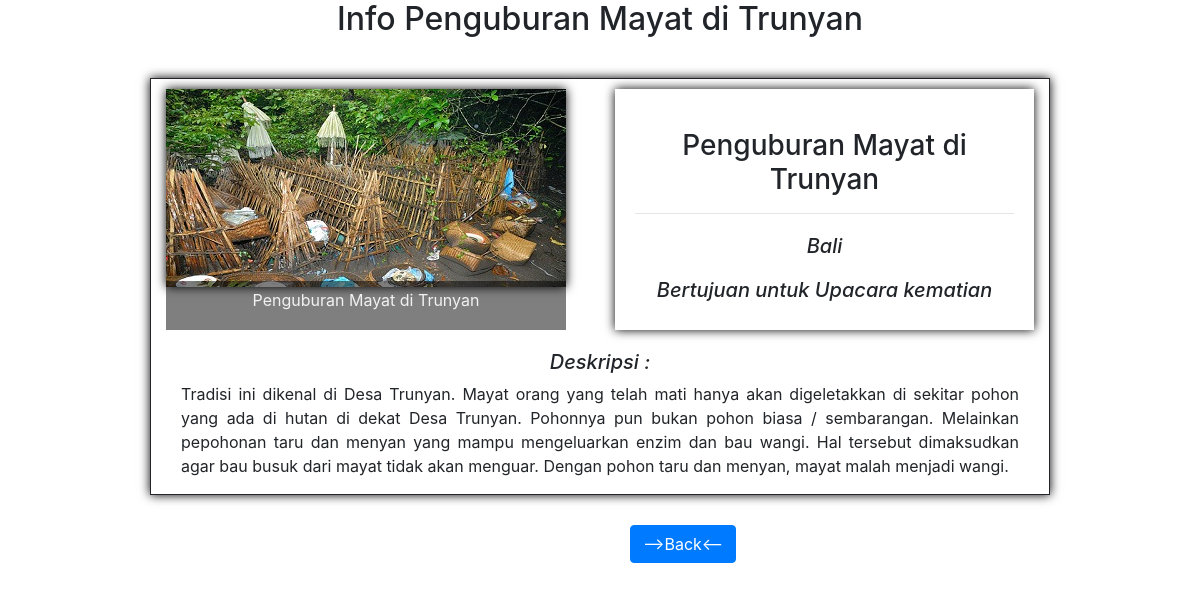
The page /php/profil.php?Id=4 on the database its author committed.
### tables this page shows
CREATE TABLE `budaya_indonesia` (
  `Id` int(11) NOT NULL,
  `Nama` varchar(32) NOT NULL,
  `Berasal` varchar(32) NOT NULL,
  `Tujuan` varchar(32) NOT NULL,
  `Deskripsi` varchar(1024) NOT NULL,
  `Gambar` varchar(32) NOT NULL
);

### helper/functions.php (called while the page is built, shortened)
<?php
function koneksi()
{
	$scann = mysqli_connect("localhost","root","") or die("koneksi Ke DB gagal!");
    mysqli_select_db($scann,"pw_173040121") or die("Database Salah");
return $scann;
}
function query($sql)
{
	$scann = koneksi();
	$results = mysqli_query($scann,"$sql");
	$rows = [];
	while ($row = mysqli_fetch_assoc($results)) {
		$rows[]= $row;
	};
	return $rows;
}
 ?>

### php/profil.php (the view, shortened to what this page needs)
<?php
  require '..\helper\functions.php';
  $id = $_GET['Id'];
  $key = query("SELECT * FROM budaya_indonesia WHERE Id = $id")[0];
 ?>
 <!DOCTYPE html>
 <html>
 <head>
 	<link href="..\assets\css\bootstrap.min.css" rel="stylesheet">
 </head>
 <body>
  <H2 class="text-center">Info <?php echo $key["Nama"]; ?></H2>
  <div class="container">
    <div class="row">
      <div class="col-lg-6" id="container">
        <img style="width:400px;height:198px; "src="..\assets\img\<?php echo $key["Gambar"]; ?>" >
        <div class="content">
          <p class="text-center"><?php echo $key["Nama"] ?></p>
        </div>
      </div>
      <div class="col-lg-6" >
        <div class="card-body" style="box-shadow: 0 0  10px black; margin-top: 10px;">
        <h3 class="text-center card-title"><?php echo $key["Nama"] ?></h3><hr>
          <h5 class="card-title text-center"><?php echo $key["Berasal"]; ?></h5>
           <h5 class="text-center">Bertujuan untuk <?php echo $key["Tujuan"]; ?></h5>
        </div>
      </div>
    </div>
    <div class="col-lg-12 text-justify">
      <h5 class="text-center">Deskripsi :</h5>
      <p><?php echo $key["Deskripsi"]; ?></p>
    </div>
 </div>
 <a href="..\index.php"><button type="button" class="btn btn-primary">-->Back<--</button></a>
 </body>
 </html>

### php/profil.php (style rules this page uses)
a { margin-left: 630px; }
#container { position: relative; max-width: 900px; margin-top:10px; }
.container .content { position: absolute; bottom:0px; background: rgba(0, 0, 0, 0.5); color: #f1f1f1; width: 400px; padding: 2px; }
.content p { margin-top: 5px; }
.container { margin-top: 40px; border: 1px solid black; width: 900px; height: auto; background-color: white; border: 1px solid white; border:1px solid ; box-shadow: 0 0 10px black; margin-bottom: 30px; }
img { width: auto; box-shadow: 0 0 10px black; }
h5 { font-style: italic; margin-top: 20px; }
h3 { margin-top: 20px; }

### rows shown on the page
budaya_indonesia: Nama "Penguburan Mayat di Trunyan", Gambar (picture), Berasal "Bali", Tujuan "Upacara kematian", Deskripsi "Tradisi ini dikenal di Desa Trunyan. Mayat orang yang telah mati hanya akan digeletakkan di sekitar pohon yang ada di hutan di dekat Desa Trunyan. Pohonnya pun bukan pohon biasa / sembarangan. Melainkan pepohonan taru dan menyan yang mampu mengeluarkan enzim dan bau wangi. Hal tersebut dimaksudkan agar bau busuk dari mayat tidak akan menguar. Dengan pohon taru dan menyan, mayat malah menjadi wangi."
